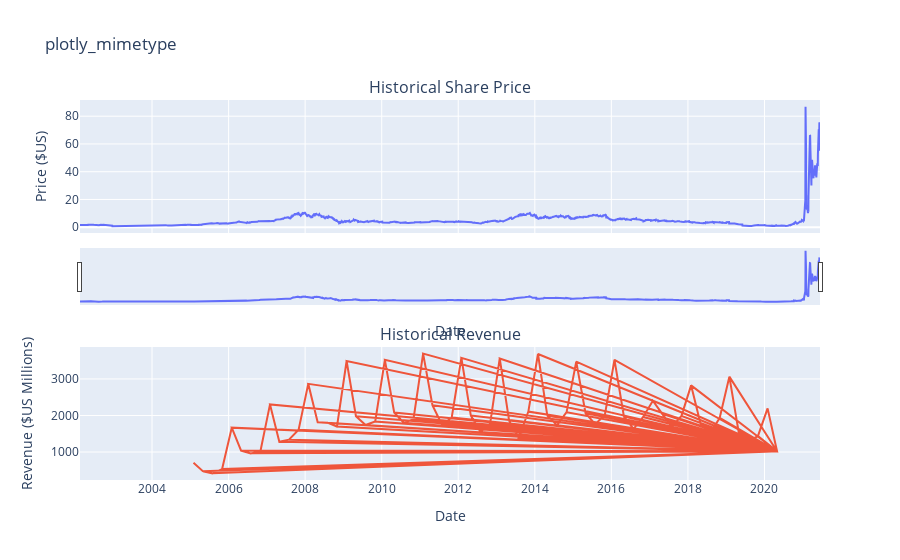

Notebook cell for this chart:
### Markdown cell above
<details><summary>Hint</summary>

```

You just need to invoke the make_graph function with the required parameter to print the graphs.The structure to call the `make_graph` function is `make_graph(gme_data, gme_revenue, 'GameStop')`

```
    
</details>

### Code cell
make_graph(gme_data, gme_revenue, 'plotly_mimetype')

### Figure 1 — Plotly figure (JSON) as saved in the notebook; plotly's stock layout.template omitted (floating-point values rounded to 4 significant figures; data arrays with more than 128 entries replaced by an {"elided": "..."} marker saying what was removed)
{"data": [{"name": "Share Price", "type": "scatter", "x": {"elided": "4867 str values"}, "xaxis": "x", "y": {"elided": "4867 float values"}, "yaxis": "y"}, {"name": "Revenue", "type": "scatter", "x": {"elided": "1953 str values"}, "xaxis": "x2", "y": {"elided": "1953 int values"}, "yaxis": "y2"}], "layout": {"annotations": [{"font": {"size": 16}, "showarrow": false, "text": "Historical Share Price", "x": 0.5, "xanchor": "center", "xref": "paper", "y": 1.0, "yanchor": "bottom", "yref": "paper"}, {"font": {"size": 16}, "showarrow": false, "text": "Historical Revenue", "x": 0.5, "xanchor": "center", "xref": "paper", "y": 0.35, "yanchor": "bottom", "yref": "paper"}], "autosize": true, "showlegend": false, "title": {"text": "plotly_mimetype"}, "xaxis": {"anchor": "y", "autorange": true, "domain": [0, 1], "matches": "x2", "range": ["2002-02-13", "2021-06-14"], "rangeslider": {"autorange": true, "range": ["2002-02-13", "2021-06-14"], "visible": true, "yaxis": {"_template": null, "rangemode": "match"}}, "showticklabels": false, "title": {"text": "Date"}, "type": "date"}, "xaxis2": {"anchor": "y2", "autorange": true, "domain": [0, 1], "range": ["2002-02-13", "2021-06-14"], "title": {"text": "Date"}, "type": "date"}, "yaxis": {"anchor": "x", "autorange": true, "domain": [0.65, 1.0], "range": [-4.152, 91.67], "title": {"text": "Price ($US)"}, "type": "linear"}, "yaxis2": {"anchor": "x2", "autorange": true, "domain": [0, 0.35], "range": [233.9, 3875.0], "title": {"text": "Revenue ($US Millions)"}, "type": "linear"}}}
